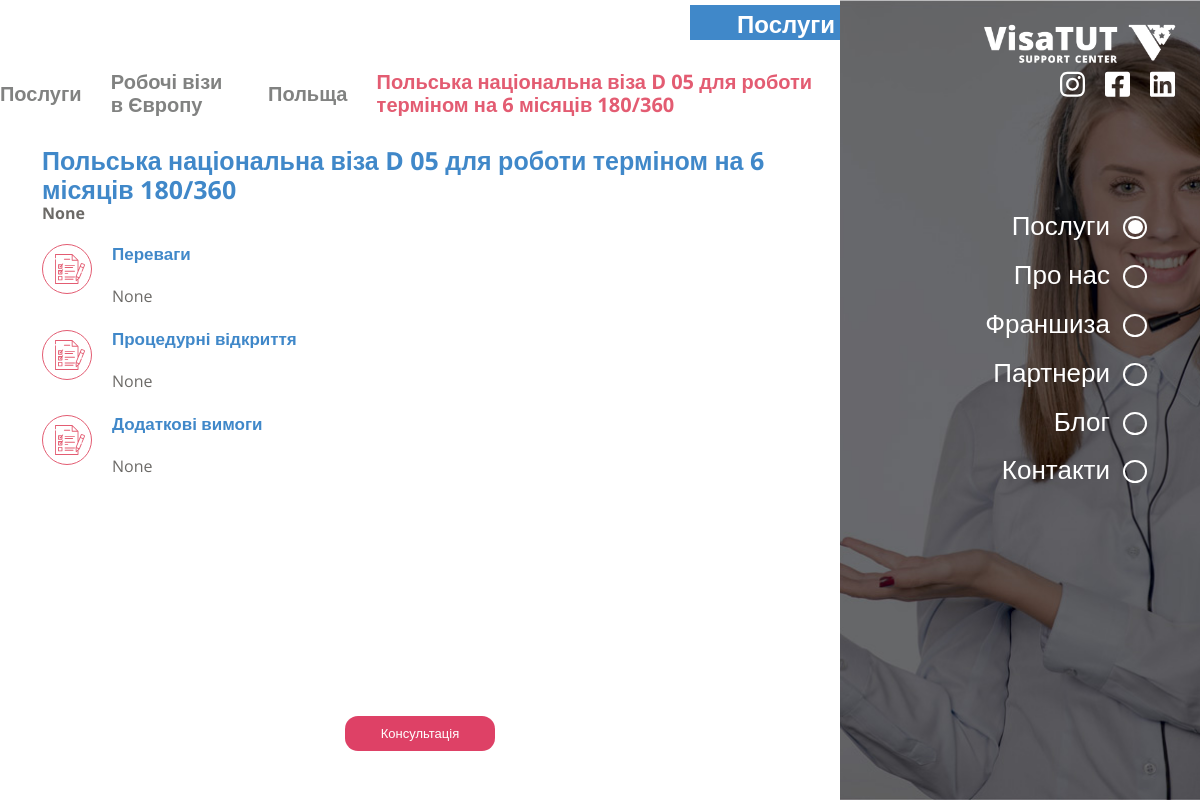
The app's page /service/2/1/3/ with its own data.
### project/service/models.py (models this page shows, shortened)
class ServiceCategory(models.Model):
    title     = models.CharField(verbose_name=('Назва'), max_length=255)
    thumbnail = models.ImageField(verbose_name=("Зображення"), blank=True, null=True, upload_to='service_category/')
    class Meta:
        verbose_name = ('Категорія сервісу')
        verbose_name_plural = ('Категорія сервісу')

class Country(models.Model):
    title      = models.CharField(verbose_name=("Назва"), max_length=255)
    thumbnail  = models.ImageField(verbose_name=("Зображення"), blank=True, null=True, upload_to='country/')
    categories = models.ManyToManyField(verbose_name=("Категорії"), to='service.ServiceCategory', related_name='countries', related_query_name='country', blank=False)
    class Meta:
        verbose_name = 'Країна'
        verbose_name_plural = 'Країни'

class Service(models.Model):
    title      = models.CharField(verbose_name=('Заголовок'), max_length=255)
    categories = models.ManyToManyField(verbose_name=("Категорії послуги"), to="service.ServiceCategory", related_name='services')
    countries  = models.ManyToManyField(verbose_name=("Країни"), to="service.Country",         related_name='services')
    header     = models.TextField(verbose_name=("Підзаголовок"), blank=True, null=True, max_length=1000)
    advantages = HTMLField(verbose_name=("Переваги"),            blank=True, null=True)
    procedure  = HTMLField(verbose_name=("Процедура відкриття"), blank=True, null=True)
    addition   = HTMLField(verbose_name=("Додаткові вимоги"),    blank=True, null=True)
    class Meta:
        verbose_name = 'Сервіс по країнах'
        verbose_name_plural = 'Сервіси по країнах'

### project/views.py (the view)
# urls.py: path('service/<country_pk>/<service_category_pk>/<post_id>/',     service,          name='service'),
def service(request, country_pk=None, service_category_pk=None, post_id=None):
    if country_pk:
        country             = Country.objects.get(pk=country_pk)
        country_services    = Service.objects.filter(countries__id__in=[country.id,])
    if service_category_pk:
        service_category     = ServiceCategory.objects.get(pk=service_category_pk)
    service   = Service.objects.get(id=post_id)
    title     = service.title
    page, created = Page.objects.get_or_create(
        code    = f"{request.META.get('PATH_INFO')}")
    if not page.title: title = service.title
    return render(request, 'service.html', locals())

### templates/service.html (shortened to what this page needs)
<!DOCTYPE html>
<html lang="en">
<head>
	<link rel="stylesheet" href="/static/css/jquery.fancybox.min.css">
	<link rel="stylesheet" href="/static/css/style.css">
</head>
<body class="services_fixed">
	<div class="nav-bar">
		<a class="logo_link" href="#">
			<div class="logo-wrap">
				<img src="/static/img/logo.png" alt="">
			</div>
		</a>
		<div class="hidden_nav-bar">
			<div data-index="2" data-menuanchor="secondPage" class="hidden_name slide psevdo_link">
				<div class="psevdo_point">
					<div class="psevdo_sub-point psevdo_sub-point_active">
					</div>
				</div>
				<a href="#secondPage">
					Послуги
				</a>
			</div>
			<div data-index="3" data-menuanchor="3thPage" class="hidden_name slide psevdo_link">
				<div class="psevdo_point">
					<div class="psevdo_sub-point">
					</div>
				</div>
				<a href="#3thPage">
					Про нас
				</a>
			</div>
			<div data-index="4" data-menuanchor="4thpage" class="hidden_name slide psevdo_link">
				<div class="psevdo_point">
					<div class="psevdo_sub-point">
					</div>
				</div>
				<a href="#4thpage">
					Франшиза
				</a>
			</div>
			<div data-index="5" data-menuanchor="5thpage" class="hidden_name slide psevdo_link">
				<div class="psevdo_point">
					<div class="psevdo_sub-point">
					</div>
				</div>
				<a href="#5thpage">
					Партнери
				</a>
			</div>
			<div data-index="6" data-menuanchor="6thpage" class="hidden_name slide psevdo_link">
				<div class="psevdo_point">
					<div class="psevdo_sub-point">
					</div>
				</div>
				<a href="#6thpage">
					Блог
				</a>
			</div>
			<div data-index="7" data-menuanchor="7thpage" class="hidden_name slide psevdo_link">
				<div class="psevdo_point">
					<div class="psevdo_sub-point">
					</div>
				</div>
				<a href="#7thpage">
					Контакти
				</a>
			</div>
		</div>
		  <div class="sociate-block">
			<div class="sociate-prof">
			</div>
			<div class="sociate-prof">
			</div>
			<div class="sociate-prof">
			</div>
		</div>
	</div>
		<section id="sect2" class="sect_name section sect2 services2">
			<div class="default-block">
				<div class="default-content">
					<div class="main__title">
						<h1 class="title_name">
							Послуги
						</h1>
					</div>
					<div class="mini-navigation-block">
						<div data-nav="nav1" data-scheme="1" class="nav_name nav_name_link nav_name_first">
							Послуги
						</div>
						<div data-scheme="{{ service_category.id }}" class="nav_name nav_name_link">
							{{service_category.title}}
						</div>
						<div class="nav_name">
							<a href="{% url 'services' service.categories.all.first.countries.all.first.pk service.categories.all.first.pk %}">
								{{ country.title }}
							</a>
						</div>
						<div class="nav_name nav_name_active">
							{{ service.title }}
						</div>
					</div>
					<div class="blog-block normalScroll">
						<div class="main_service_title">
							{{ service.title }}
						</div>
						<div class="sub_service_text">
							{{ service.header }}
						</div>
						<div class="services_flex-block">
							{% include '_svg_service.html' %}
							<div class="content_num-block">
								<div class="content_num">
									Переваги
								</div>
								<div class="sub_content_num">
									{{ service.advantages|safe }}
								</div>
							</div>
						</div>
						<div class="services_flex-block">
							{% include '_svg_service.html' %}
							<div class="content_num-block">
								<div class="content_num">
									Процедурні відкриття
								</div>
								<div class="sub_content_num">
									{{ service.procedure|safe }}
								</div>
							</div>
						</div>
						<div class="services_flex-block">
							{% include '_svg_service.html' %}
							<div class="content_num-block">
								<div class="content_num">
									Додаткові вимоги
								</div>
								<div class="sub_content_num">
									{{ service.addition|safe }}
								</div>
							</div>
						</div>
					</div>
					<div class="header-btn form_consultation" data-src='#form_cons'>
						Консультація
					</div>
				</div>
				<div class="default-image default-image-1">
				</div>
			</div>
		</section>
</body>
</html>

### records on screen
ServiceCategory: title "Робочі візи в Європу"
Country: title "Польща"
Service: title "Польська національна віза D 05 для роботи терміном на 6 місяців 180/360", header "None", advantages "None", procedure "None", addition "None"
